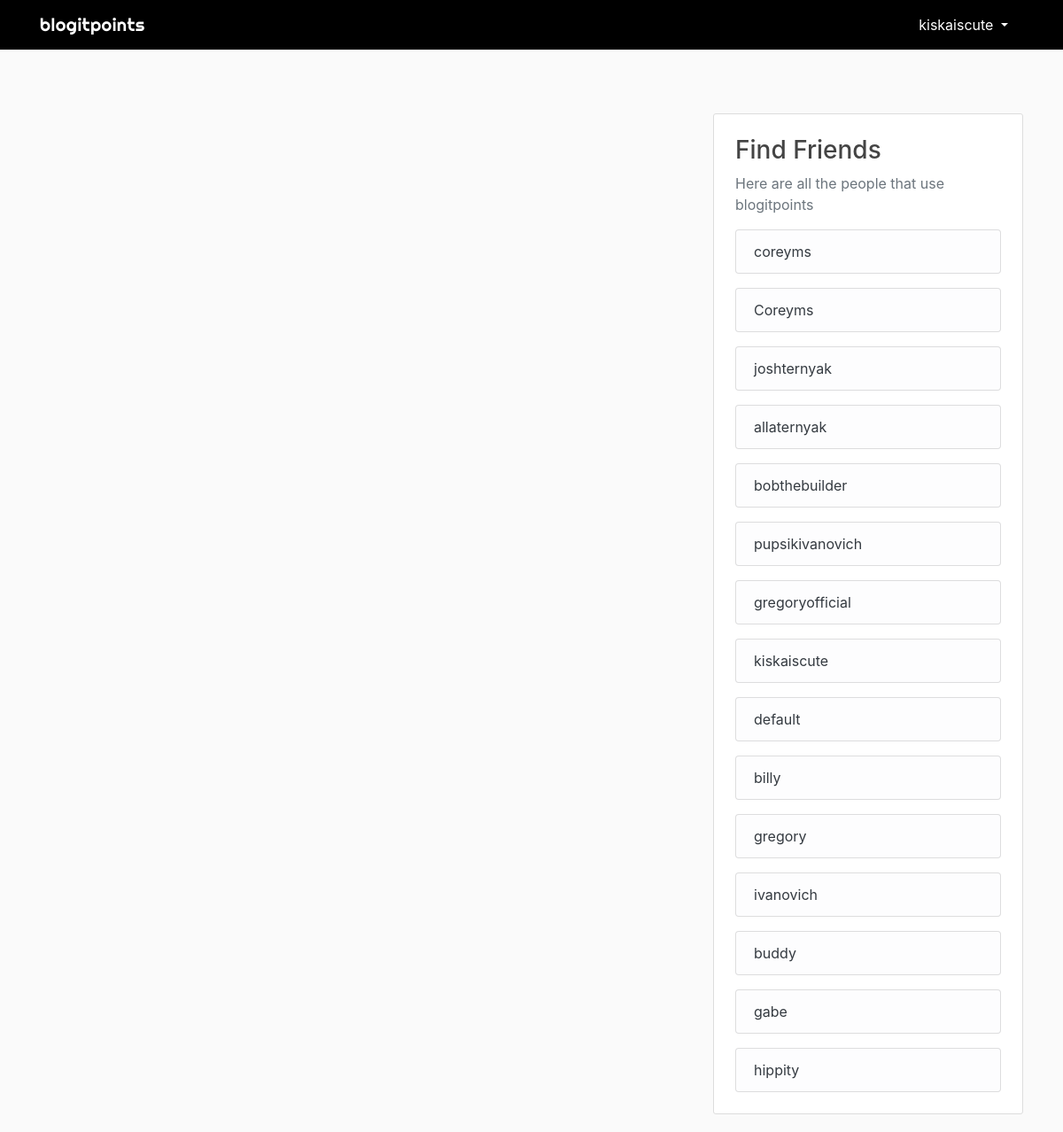
Page /layout (signed in) on the committed database.
### flaskblog/models.py (models this page shows, shortened)
class User(db.Model, UserMixin):
    id = db.Column(db.Integer, primary_key=True)
    username = db.Column(db.String(20), unique=True, nullable=False)
    email = db.Column(db.String(120), unique=True, nullable=False)
    image_file = db.Column(db.String(20), nullable=False, default='default.jpg')
    password = db.Column(db.String(60), nullable=False)
    posts = db.relationship('Post', backref='author', lazy=True)

### flaskblog/main/routes.py (the view)
@main.route("/layout")
def layout():
    users = User.query.all()
    posts = Post.query.all()
    user = current_user
    image_file = url_for('static', filename='profile_pics/' + current_user.image_file)
    return render_template("layout.html", posts=posts, title='Home', users=users, image_file=image_file, user=user)

### flaskblog/models.py (called while the page is built)
@login_manager.user_loader
def load_user(user_id):
    return User.query.get(int(user_id))

### flaskblog/templates/layout.html (shortened to what this page needs)
<!DOCTYPE html>
<html lang="en">
<head>
    <link rel="stylesheet" href="https://stackpath.bootstrapcdn.com/bootstrap/4.3.1/css/bootstrap.min.css">
    <link rel="stylesheet" href="{{ url_for('static', filename='main.css') }}">
    <link rel="stylesheet" href="{{ url_for('static', filename='messages.css') }}">
</head>
<body>
    <header style="z-index: 100;" class="site-header">
      <nav class="navbar navbar-expand-md navbar-dark bg-black fixed-top">
        <div class="container">
          <a class="navbar-brand mr-4 logo" href="{{ url_for('main.home') }}">blogitpoints</a>
          <div class="collapse navbar-collapse" id="navbarToggle">
            <div class="navbar-nav">
              {% if current_user.is_authenticated %}
                <div class="dropdown mr-1">
                    <button type="button" class="btn btn-primary-outline bg-black dropdown-toggle text-white" id="dropdownMenuOffset" data-toggle="dropdown" aria-haspopup="true" aria-expanded="false" data-offset="0,20">
                    {{ current_user.username }}
                    </button>
                  </div>
              {% endif %}
            </div>
          </div>
        </div>
      </nav>
    </header>
    <main role="main" class="container mt-5">
      <div class="row mt-5">
        <div class="col-md-8">
        </div>
        {% if current_user.is_authenticated %}
        <div class="col-md-4 mt-5">
            <div class="content-section p-4">
              <h3>Find Friends</h3>
              <p class='text-muted'>Here are all the people that use blogitpoints</p>
              {% for user in users %}
              <ul class="list-group mt-3">
                <li class="list-group-item list-group-item-light"><a href="{{ url_for('users.user_posts', username=user.username) }}" class="text-dark">{{ user.username }}</a></li>
              </ul>
              {% endfor %}
            </div>
        </div>
        {% endif %}
      </div>
    </main>
</body>
</html>

### flaskblog/static/main.css (style rules this page uses)
* { text-decoration: none; }
body { background: #fafafa; color: #333333; margin-top: 5rem; }
h1, h2, h3, h4, h5, h6 { color: #444444; }
a { color: grey; text-decoration: none; }
.bg-black { background-color: black; }
.logo { letter-spacing: 0.5px; font-family: 'Righteous', cursive; }
.content-section { background: #ffffff; padding-top: 15px; padding-left: 20px; padding-right: 20px; padding-bottom: 5px; border: 1px solid #dddddd; border-radius: 3px; margin-bottom: 20px; }

### rows in the picture
User: username "kiskaiscute"
User: username "coreyms"
User: username "Coreyms"
User: username "joshternyak"
User: username "allaternyak"
User: username "bobthebuilder"
User: username "pupsikivanovich"
User: username "gregoryofficial"
User: username "default"
User: username "billy"
User: username "gregory"
User: username "ivanovich"
User: username "buddy"
User: username "gabe"
User: username "hippity"
